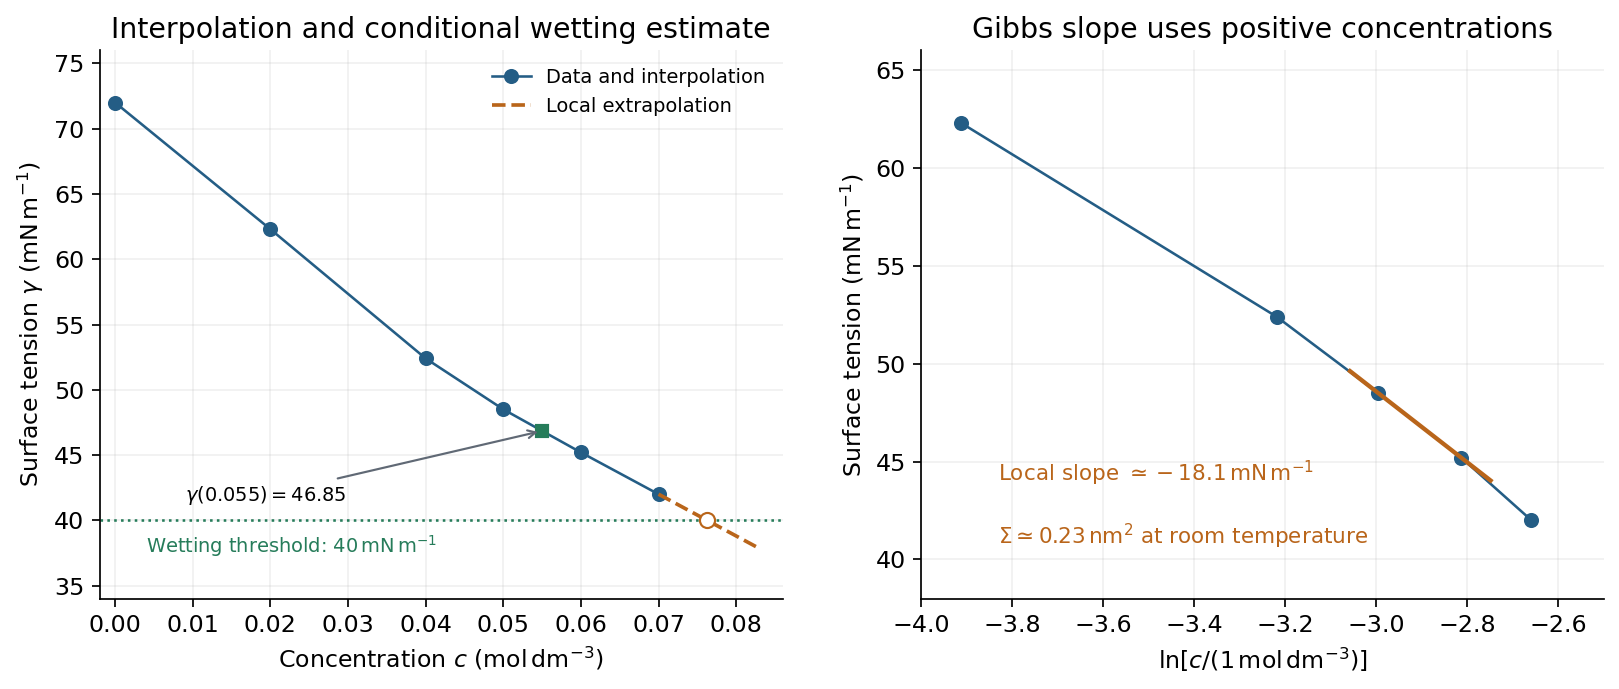

Python code for this plot:
"""Original solution illustration; Python 3.14, NumPy 2.3.5, Matplotlib 3.10.7.
Run from the desired output directory; writes the PNG basename to cwd.
Dependencies are recorded in the repository's pyproject.toml.
"""
from pathlib import Path
import numpy as np
import matplotlib
matplotlib.use("Agg")
import matplotlib.pyplot as plt
from matplotlib.patches import Circle, FancyArrowPatch
plt.rcParams.update({"font.size":11,"axes.spines.top":False,"axes.spines.right":False,"figure.facecolor":"white","axes.facecolor":"white","savefig.facecolor":"white"})
BLUE="#245d85";ORANGE="#b9651a";GREEN="#267c5a";GREY="#606975"
def save(fig):
    fig.savefig(Path(__file__).with_suffix(".png").name,dpi=155,bbox_inches="tight",facecolor="white")
    plt.close(fig)
def arrow(ax,a,b,color=BLUE,scale=15,lw=2):
    ax.add_patch(FancyArrowPatch(a,b,arrowstyle="-|>",mutation_scale=scale,lw=lw,color=color))

from matplotlib.patches import Rectangle

def main():
    c=np.array([0,.02,.04,.05,.06,.07]);gamma=np.array([72,62.3,52.4,48.5,45.2,42])
    fig,axes=plt.subplots(1,2,figsize=(10.6,4.6))
    ax=axes[0];ax.plot(c,gamma,"o-",color=BLUE,lw=1.2,label="Data and interpolation");ce=np.linspace(.07,.083,100);ax.plot(ce,42-320*(ce-.07),"--",color=ORANGE,lw=1.7,label="Local extrapolation")
    ax.axhline(40,color=GREEN,lw=1.2,ls=":");ax.plot(.055,46.85,"s",color=GREEN,ms=6);ax.plot(.07625,40,"o",mfc="white",mec=ORANGE,ms=7)
    ax.annotate(r"$\gamma(0.055)=46.85$",(.055,46.85),xytext=(.009,41.5),arrowprops={"arrowstyle":"->","color":GREY},fontsize=9)
    ax.text(.004,37.5,r"Wetting threshold: $40\,\mathrm{mN\,m^{-1}}$",color=GREEN,fontsize=9)
    ax.set(xlim=(-.002,.086),ylim=(34,76),xlabel=r"Concentration $c$ ($\mathrm{mol\,dm^{-3}}$)",ylabel=r"Surface tension $\gamma$ ($\mathrm{mN\,m^{-1}}$)",title="Interpolation and conditional wetting estimate");ax.legend(frameon=False,fontsize=9)
    ax=axes[1];x=np.log(c[1:]);ax.plot(x,gamma[1:],"o-",color=BLUE,lw=1.2);slope=(45.2-48.5)/np.log(.06/.05);xx=np.linspace(np.log(.047),np.log(.064),100)
    ax.plot(xx,48.5+slope*(xx-np.log(.05)),color=ORANGE,lw=2)
    ax.text(-3.83,44,r"Local slope $\simeq-18.1\,\mathrm{mN\,m^{-1}}$",fontsize=10,color=ORANGE)
    ax.text(-3.83,40.8,r"$\Sigma\simeq0.23\,\mathrm{nm^2}$ at room temperature",fontsize=10,color=ORANGE)
    ax.set(xlim=(-4,-2.5),ylim=(38,66),xlabel=r"$\ln[c/(1\,\mathrm{mol\,dm^{-3}})]$",ylabel=r"Surface tension ($\mathrm{mN\,m^{-1}}$)",title="Gibbs slope uses positive concentrations")
    for ax in axes:ax.grid(alpha=.18)
    fig.tight_layout(w_pad=2.2);save(fig)
if __name__=="__main__":main()
